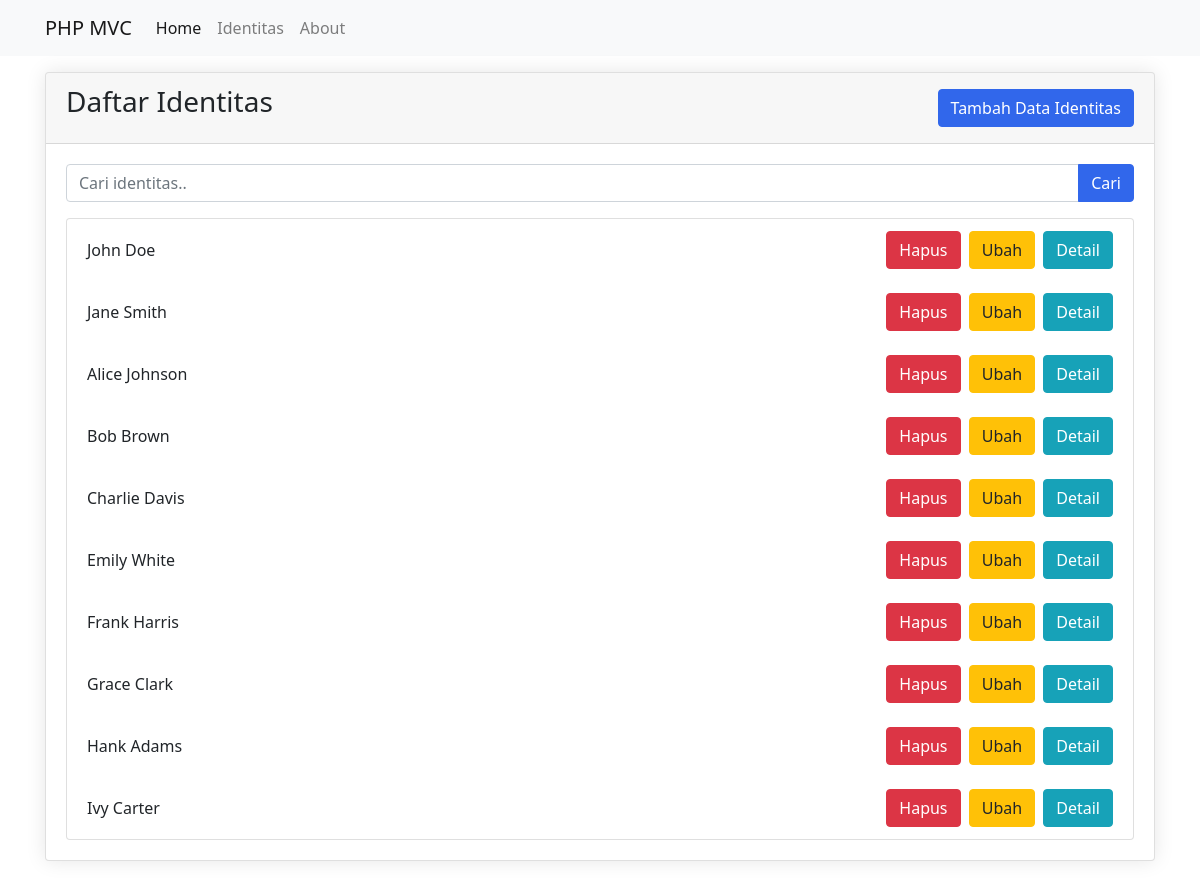
/public/identitas, run on the app's committed database.
### tables this page shows
CREATE TABLE `identitas` (
  `id` int(11) NULL,
  `nama` varchar(100) DEFAULT NULL,
  `pekerjaan` int(11) DEFAULT NULL,
  `lokasi` int(11) DEFAULT NULL
);

### app/core/Controller.php (called while the page is built, shortened)
<?php
class Controller {
    public function view($view, $data = [])
    {
        require_once '../app/views/' . $view . '.php';
    }
    public function model($model)
    {
        return new $model;
    }
}

### app/controllers/Identitas.php (called while the page is built, shortened)
<?php
class identitas extends Controller {
    public function index()
    {
        $data['judul'] = 'Daftar Identitas';
        $data['identitas'] = $this->model('Identitas_model')->getAllIdentitas();
        $data['pekerjaan'] = $this->model('Pekerjaan_model')->getAllPekerjaan();
        $data['lokasi'] = $this->model('Lokasi_model')->getAllLokasi();
        $this->view('templates/header', $data);
        $this->view('identitas/index', $data);
        $this->view('templates/footer');
    }
}

### app/core/App.php (called while the page is built, shortened)
<?php
class App {
    protected $method = 'index';
    protected $params = [];
    public function __construct()
    {
        $this->controller = new $this->controller;
        call_user_func_array([$this->controller, $this->method], $this->params);
    }
}

### public/index.php (called while the page is built, shortened)
<?php
require_once '../app/core/App.php';
require_once '../app/core/Controller.php';
require_once '../app/core/Database.php';
$app = new App;

### app/core/Database.php (called while the page is built, shortened)
<?php
class Database {
    private $host = DB_HOST;
    private $user = DB_USER;
    private $pass = DB_PASS;
    private $db_name = DB_NAME;
    private $dbh;
    private $stmt;
    public function __construct()
    {
        $dsn = 'mysql:host=' . $this->host . ';dbname=' . $this->db_name;
        $option = [
            PDO::ATTR_PERSISTENT => true,
            PDO::ATTR_ERRMODE => PDO::ERRMODE_EXCEPTION
        ];
        try {
            $this->dbh = new PDO($dsn, $this->user, $this->pass, $option);
        } catch(PDOException $e) {
            die($e->getMessage());
        }
    }
    public function query($query)
    {
        $this->stmt = $this->dbh->prepare($query);
    }
    public function execute()
    {
        $this->stmt->execute();
    }
    public function resultSet()
    {
        $this->execute();
        return $this->stmt->fetchAll(PDO::FETCH_ASSOC);
    }
}

### app/models/Identitas_model.php (called while the page is built, shortened)
<?php
class Identitas_model {
    private $table = 'identitas';
    private $db;
    public function __construct()
    {
        $this->db = new Database;
    }
    public function getAllIdentitas()
    {
        $this->db->query('SELECT * FROM ' . $this->table);
        return $this->db->resultSet();
    }
}

### app/views/identitas/index.php (the view, shortened to what this page needs)
<!DOCTYPE html>
<html lang="en">
<head>
    <link rel="stylesheet" href="https://stackpath.bootstrapcdn.com/bootstrap/4.5.2/css/bootstrap.min.css">
</head>
<body>
    <div class="container mt-3">
        <div class="card">
            <div class="card-header d-flex justify-content-between align-items-center">
                <h3 class="card-title">Daftar Identitas</h3>
                <button type="button" class="btn btn-primary" data-toggle="modal" data-target="#formModal">
                    Tambah Data Identitas
                </button>
            </div>
            <div class="card-body">
                <form action="<?= htmlspecialchars(BASEURL, ENT_QUOTES, 'UTF-8'); ?>/identitas/cari" method="post" class="mb-3">
                    <div class="input-group">
                        <input type="text" class="form-control" placeholder="Cari identitas.." name="keyword" id="keyword" autocomplete="off">
                        <div class="input-group-append">
                            <button class="btn btn-primary" type="submit" id="tombolCari">Cari</button>
                        </div>
                    </div>
                </form>
                <ul class="list-group">
                    <?php foreach ($data['identitas'] as $identitas) : ?>
                        <li class="list-group-item d-flex justify-content-between align-items-center">
                            <?= htmlspecialchars($identitas['nama'], ENT_QUOTES, 'UTF-8'); ?>
                            <div>
                                <a href="<?= htmlspecialchars(BASEURL, ENT_QUOTES, 'UTF-8'); ?>/identitas/hapus/<?= htmlspecialchars($identitas['id'], ENT_QUOTES, 'UTF-8'); ?>" class="btn btn-danger mr-1" onclick="return confirm('Yakin ingin menghapus data?');">Hapus</a>
                                <a href="<?= htmlspecialchars(BASEURL, ENT_QUOTES, 'UTF-8'); ?>/identitas/edit/<?= htmlspecialchars($identitas['id'], ENT_QUOTES, 'UTF-8'); ?>" class="btn btn-warning mr-1">Ubah</a>
                                <a href="<?= htmlspecialchars(BASEURL, ENT_QUOTES, 'UTF-8'); ?>/identitas/detail/<?= htmlspecialchars($identitas['id'], ENT_QUOTES, 'UTF-8'); ?>" class="btn btn-info">Detail</a>
                            </div>
                        </li>
                    <?php endforeach; ?>
                </ul>
            </div>
        </div>
    </div>
</body>
</html>

### app/views/templates/header.php (shortened to what this page needs)
<!DOCTYPE html>
<html lang="en">
<head>
    <link rel="stylesheet" href="<?= BASEURL; ?>/css/bootstrap.css">
    <link rel="stylesheet" href="<?= BASEURL; ?>/css/style.css">
</head>
<body>
<nav class="navbar navbar-expand-lg navbar-light bg-light">
  <div class="container">
      <a class="navbar-brand" href="">PHP MVC</a>
      <div class="collapse navbar-collapse" id="navbarNavAltMarkup">
        <div class="navbar-nav">
          <a class="nav-item nav-link active" href="<?= BASEURL; ?>">Home <span class="sr-only">(current)</span></a>
          <a class="nav-item nav-link" href="<?= BASEURL; ?>/identitas">Identitas</a>
          <a class="nav-item nav-link" href="<?= BASEURL; ?>/about">About</a>
        </div>
      </div>
  </div>
</nav>

### app/views/templates/footer.php (shortened to what this page needs)
</body>
</html>

### app/views/identitas/index.php (style rules this page uses)
body { font-family: 'Segoe UI', sans-serif; }
.card { box-shadow: 0 0 20px rgba(0,0,0,0.1); margin-bottom: 30px; }
.list-group-item { border-color: rgba(0, 0, 0, 0.125); }
.btn-primary { background-color: #3167eb; border-color: #3167eb; }

### data on the page
identitas: nama "John Doe"
identitas: nama "Jane Smith"
identitas: nama "Alice Johnson"
identitas: nama "Bob Brown"
identitas: nama "Charlie Davis"
identitas: nama "Emily White"
identitas: nama "Frank Harris"
identitas: nama "Grace Clark"
identitas: nama "Hank Adams"
identitas: nama "Ivy Carter"
